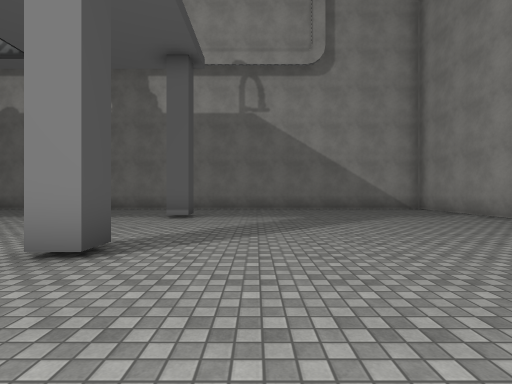
View 1 (above)

20 first-person views from a walk through a Unity game level. The camera is 1.4 m above the floor, looks level and sees 85° across. The floor is counted in squares, 2 m on a side. Each view is taken from the middle of a square. On the plan, view 1 faces up. The plan holds only what a view shows up to about 9 squares ahead; the rest is blank. The player character is not drawn. Some surface patterns are stand-ins.

View 2
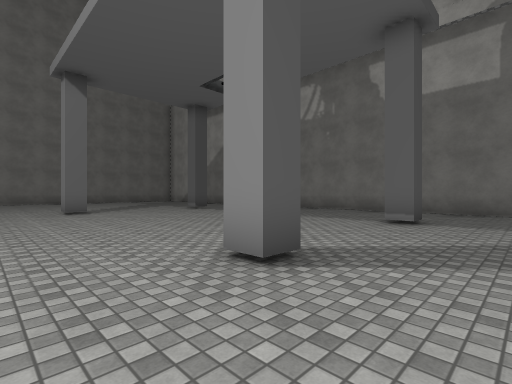

View 3
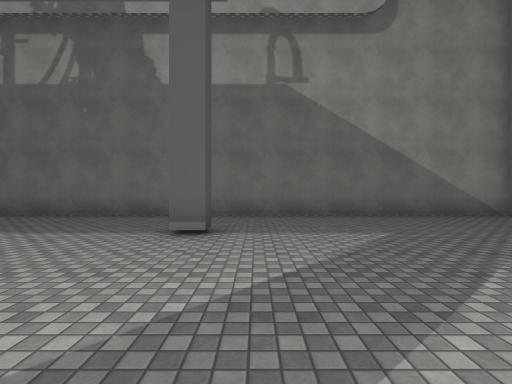

View 4
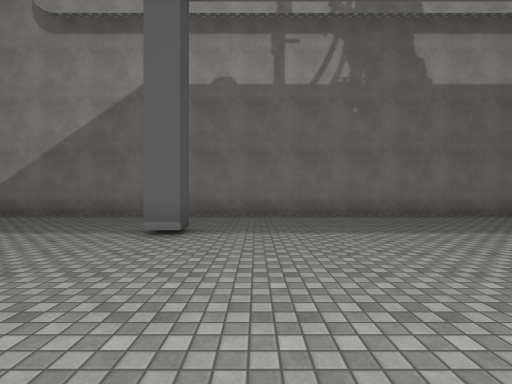

View 5
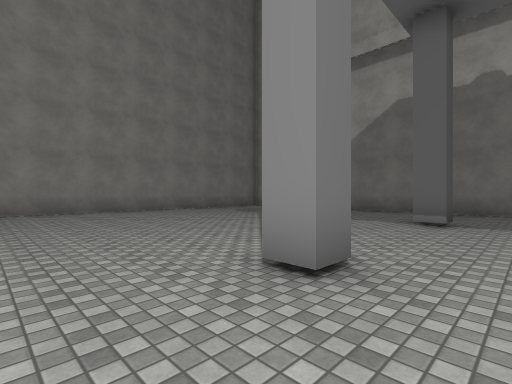

View 6
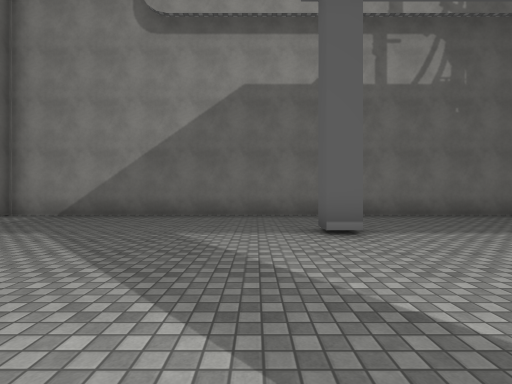

View 7
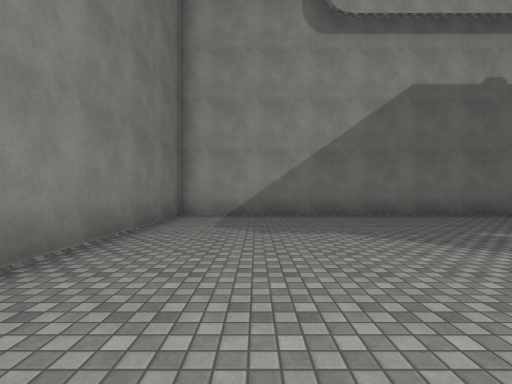

View 8
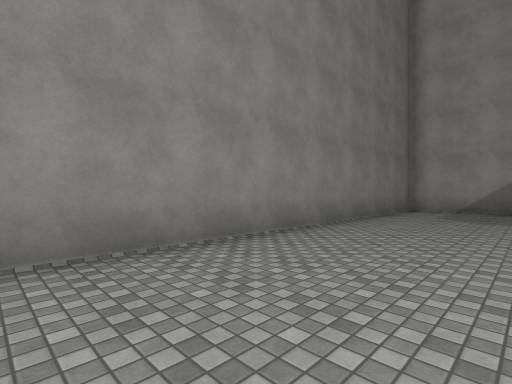

View 9
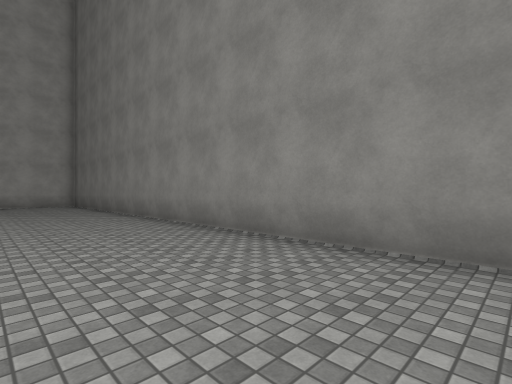

View 10
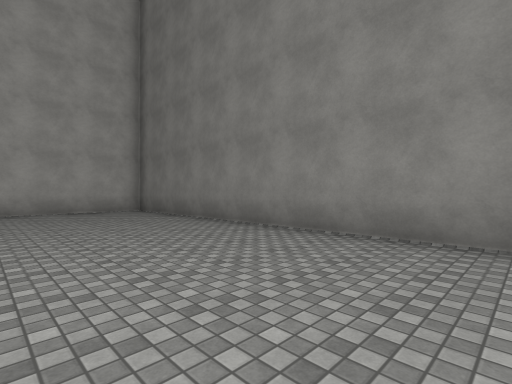

View 11
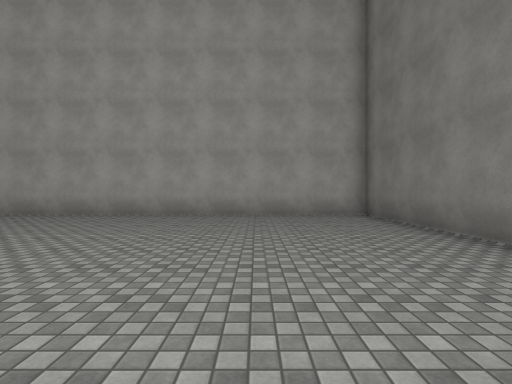

View 12
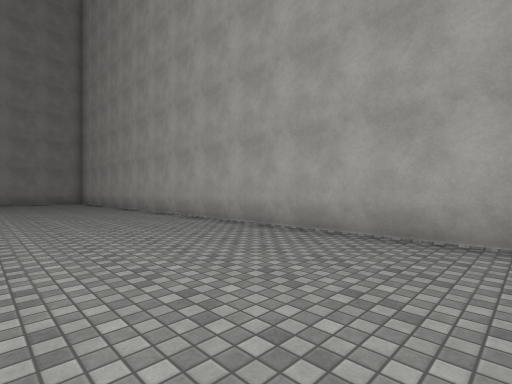

View 13
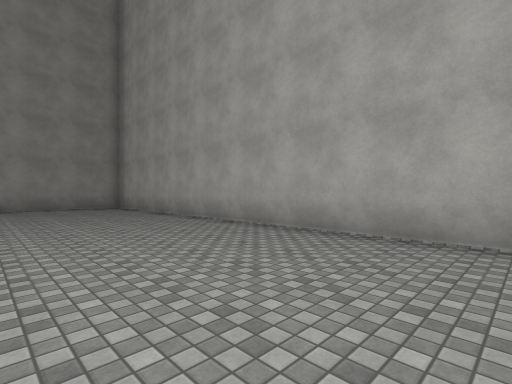

View 14
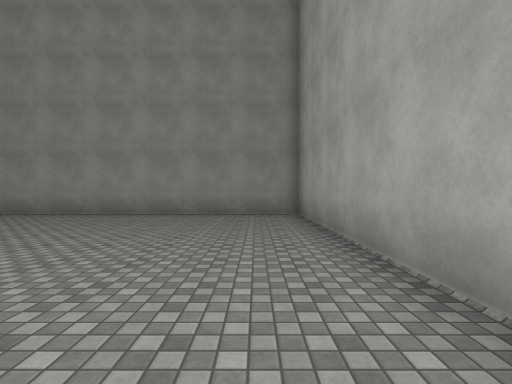

View 15
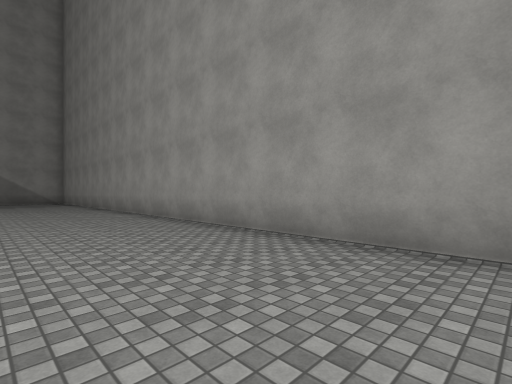

View 16
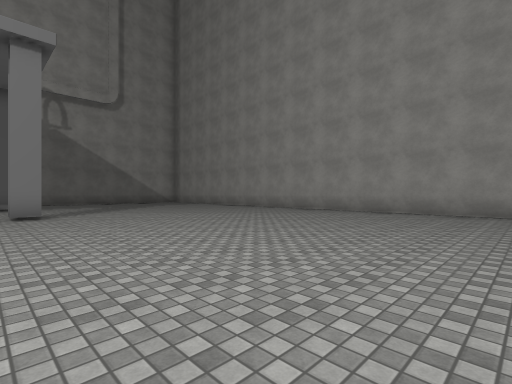

View 17
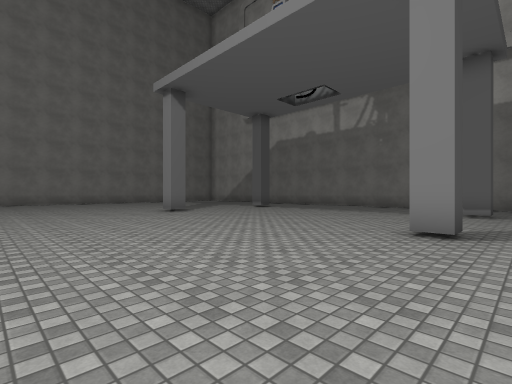

View 18
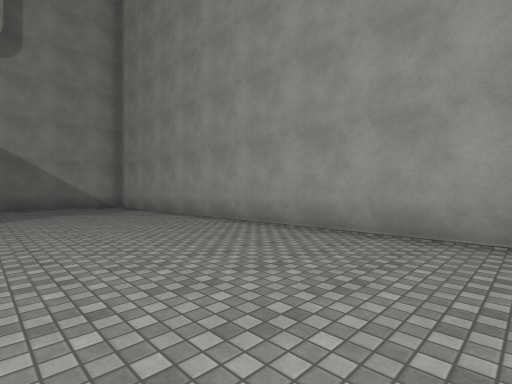

View 19
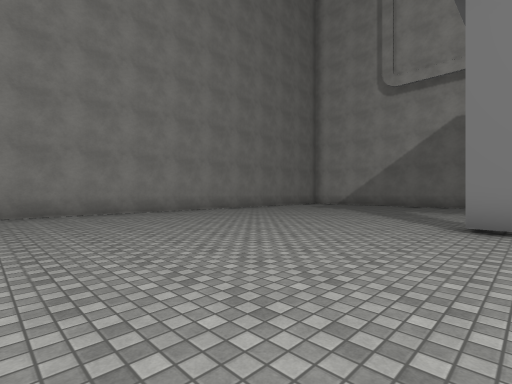

View 20
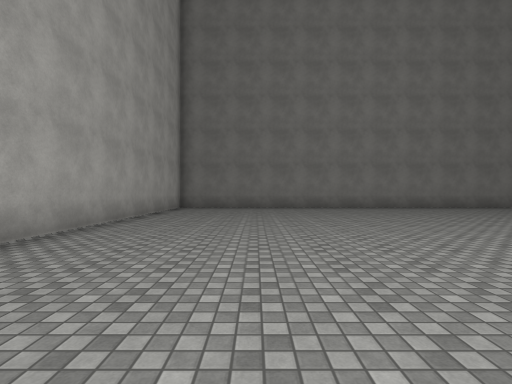

### Floor plan
Points are (right, up) in squares from view 1. A wall is a line through its corners. A room is listed if a view was taken in it or the views show most of it. See-through windows are left out.
Room 1 (views 1, 2, 3, 4, 5, 6, 7, 8, 9, 10, 11, 12, 13, 14, 15, 16, 17, 18, 19, 20)
walls: (-10.2, 3.6) (-10.2, 2.9) (-10.9, 2.9); (-1.8, 3.6) (-1.8, 2.9) (-2.4, 2.9) (-2.4, 3.6); (-10.2, 8.2) (-10.2, 7.6) (-10.8, 7.6) (-10.8, 8.1); (-1.8, 8.2) (-1.8, 7.6) (-2.5, 7.6); (6.6, 11.3) (-19.3, 11.3) (-19.3, -12.4) (6.6, -12.4) (6.6, 9)

Positions as (right, up) in squares from view 1, and headings:
1: (0, 0), facing up
2: (0, 1), facing up-left
3: (-1, 3), facing up
4: (-9, 3), facing up
5: (-9, 1), facing up-left
6: (-12, 3), facing up
7: (-17, 3), facing up
8: (-16, 0), facing up-left
9: (-16, 3), facing down-left
10: (-15, -2), facing down-left
11: (-16, -4), facing down
12: (-12, -8), facing down-right
13: (-6, -8), facing down-right
14: (-2, -11), facing right
15: (3, -8), facing up-right
16: (-3, -6), facing up-right
17: (-1, -2), facing up-left
18: (2, -2), facing up-right
19: (-10, -3), facing up-left
20: (-7, -9), facing left
